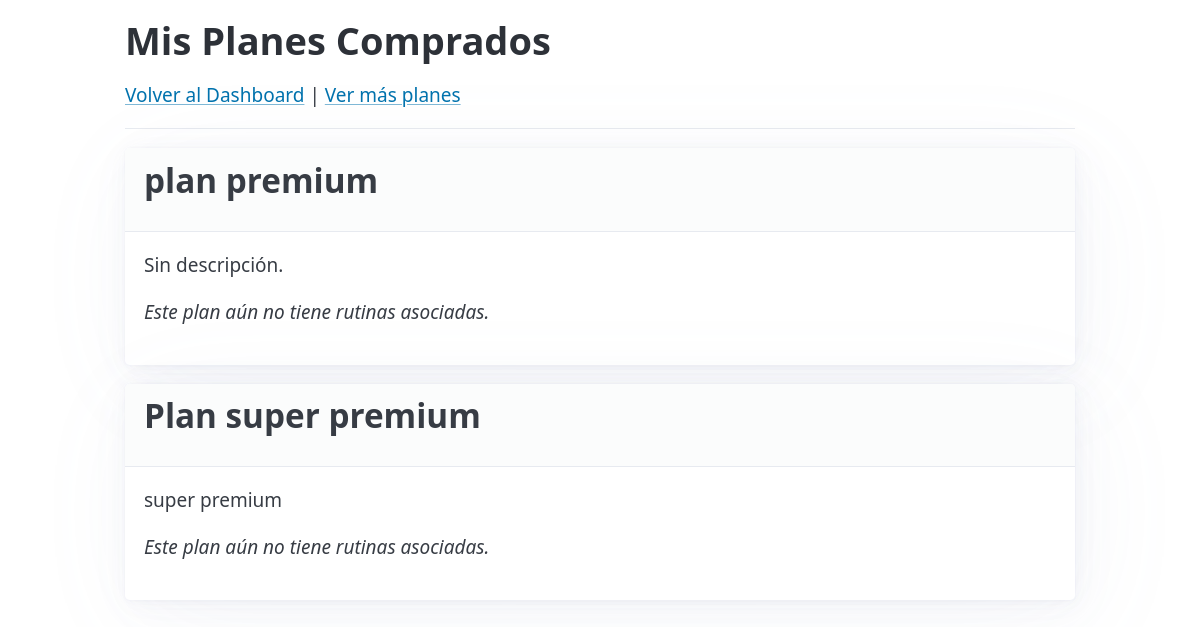
The app's page /plans/my-plans/ (signed in) with its own data.
### app/models/business.py (models this page shows)
class Plan(Base):
    __tablename__ = 'plans'
    id = Column(Integer, primary_key=True, index=True)
    title = Column(String, nullable=False)
    description = Column(Text, nullable=True)
    price = Column(Integer, nullable=False)
    trainer_id = Column(Integer, ForeignKey('users.id'), nullable=False)
    creator = relationship('User', back_populates='created_plans')
    routines =  relationship(
        'Routine',
        secondary=plans_routines,
        back_populates='plans'
    )
    purchases = relationship("Purchase", back_populates="plan", cascade="all, delete-orphan")
    buyers = relationship(
        "User",
        secondary="purchases",
        viewonly=True,
        back_populates="purchased_plans"
    )

### app/api/routes/plans.py (the view)
@router.get("/my-plans/", response_class=HTMLResponse)
def get_my_purchased_plans(
    request: Request,
    db: Session = Depends(get_db),
    current_user: User = Depends(get_current_user)
):
    plans = db.query(Plan)\
        .join(Purchase, Purchase.plan_id == Plan.id)\
        .filter(Purchase.user_id == current_user.id)\
        .options(
            joinedload(Plan.routines)
                .joinedload(Routine.sessions)
                .joinedload(FitnessSession.exercises)
        )\
        .all()
    return templates.TemplateResponse("my-plans.html", {
        "request": request,
        "plans": plans
    })

### app/templates/my-plans.html (shortened to what this page needs)
<!DOCTYPE html>
<html lang="es">
<head>
    <link rel="stylesheet" href="https://cdn.jsdelivr.net/npm/@picocss/pico@2/css/pico.min.css">
</head>
<body>
<main class="container">
    <h1>Mis Planes Comprados</h1>
    <a href="/dashboard">Volver al Dashboard</a> | <a href="/plans/">Ver más planes</a>
    <hr>
    {% if plans %}
        {% for plan in plans %}
            <article>
                <header>
                    <h2>{{ plan.title }}</h2>
                </header>
                <p>{{ plan.description or 'Sin descripción.' }}</p>
                {% if plan.routines %}
                    {% for routine in plan.routines %}
                        <h3 style="border-bottom: 1px solid #ccc; padding-bottom: 5px;">
                            Rutina: {{ routine.name }}
                        </h3>
                        <ul>
                        {% for session in routine.sessions %}
                            <li>
                                <div style="display: flex; justify-content: space-between; align-items: center; margin-bottom: 1em;">
                                    <div>
                                        <strong>{{ session.session_name }}</strong>
                                        <ul style="font-size: 0.9em; margin: 0; padding-left: 20px;">
                                            {% for ex in session.exercises %}
                                                <li><small>{{ ex.exercise_name }} ({{ ex.target_sets }}x{{ ex.target_reps }})</small></li>
                                            {% else %}
                                                <li><small><em>(Sin ejercicios)</em></small></li>
                                            {% endfor %}
                                        </ul>
                                    </div>
                                    <a href="/track/session/{{ session.id }}" role="button"
                                       style="white-space: nowrap; margin-left: 1em;">
                                        ▶ Empezar
                                    </a>
                                </div>
                            </li>
                        {% else %}
                            <li><p><em>Esta rutina no tiene sesiones asignadas.</em></p></li>
                        {% endfor %}
                        </ul>
                    {% endfor %}
                {% else %}
                    <p><em>Este plan aún no tiene rutinas asociadas.</em></p>
                {% endif %}
            </article>
        {% endfor %}
    {% else %}
        <p>Aún no has comprado ningún plan.</p>
    {% endif %}
</main>
</body>
</html>

### records on screen
Plan: title "plan premium", description "Sin descripción."
Plan: title "Plan super premium", description "super premium"
